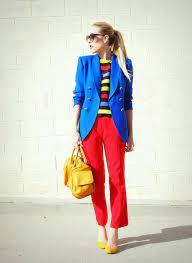
#> input picture images/colordet.jpeg, 192 x 263 px
$ python 4_colorDetection.py
#> lines starting #> are read from the running program, lines starting #| are printed output that depends on the picture; after the words box and inside, x2 and y2 are one past the last pixel; in counts of white or black regions, pixels touching at a corner belong together
#> further down, image is the input picture: shape (263, 192, 3); mean B, G, R 193, 200.7, 209.4
import numpy as np
import cv2
from matplotlib import pyplot as plt

# Function to perform color detection based on a given color range
def color_detection(image, lower_color, upper_color):
    # Convert the image to the HSV color space
    hsv_image = cv2.cvtColor(image, cv2.COLOR_BGR2HSV)
#> hsv_image: shape (263, 192, 3); mean H, S, V 47.9, 51.8, 222.8

    # Create a binary mask for the specified color range
    mask = cv2.inRange(hsv_image, lower_color, upper_color)
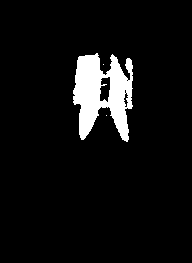
#> mask: shape (263, 192); 6.4% white; 3 white regions (2 under 20 px), largest, box (x1, y1, x2, y2) and area: (73, 53, 133, 142) 3248

    # Apply bitwise AND operation to the image and the mask to extract the color regions
    result = cv2.bitwise_and(image, image, mask=mask)
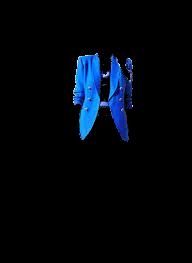
#> result: shape (263, 192, 3); mean B, G, R 12.5, 6.3, 1.8

    return result

# Define the imshow function for displaying images
def imshow(title="Image", image=None, size=10):
    # Create a figure with a specified size
#> called with title = 'Original Image', size = 10
    plt.figure(figsize=(size, size))

    # Display the image using matplotlib (convert it to RGB format first)
    plt.imshow(cv2.cvtColor(image, cv2.COLOR_BGR2RGB))

    # Set the title of the plot
    plt.title(title)

    # Turn off axis display
    plt.axis("off")

    # Display the plot
    plt.show()

# Load the image
image = cv2.imread('images/colordet.jpeg')

# Define the color range for detection (in HSV format)
lower_blue = np.array([90, 50, 50])   # Lower bound for blue in HSV
upper_blue = np.array([130, 255, 255])   # Upper bound for blue in HSV

# Perform color detection based on the defined color range
result = color_detection(image, lower_blue, upper_blue)

# Display the original image and the color detection result
imshow("Original Image", image)   # Display the original input image
imshow("Color Detection Result", result)   # Display the result of color detection
